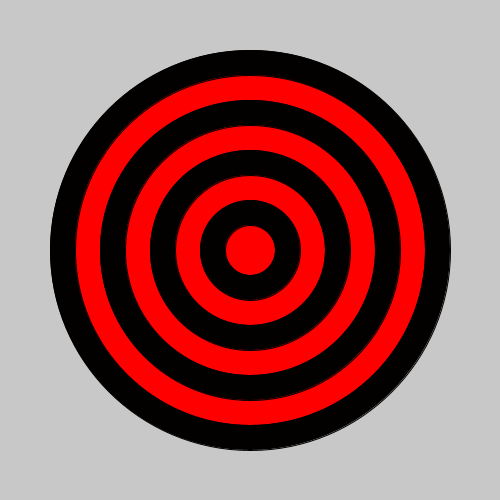
Frame 1 (no input)
Frame 60 (the mouse pressed at the canvas centre just before this capture): identical to frame 1, image omitted
Frame 120 (the mouse held since frame 60 and released just before this capture): identical to frame 1, image omitted

The Processing sketch that drew this single still picture (run headless with seeded random() and noise(); from frame 60 on, the mouse is pressed at the canvas centre):

// Processing sketch: bullseye
// ── bullseye.pde
void setup(){
size(500,500);  
}
void draw() {
background(200,200,200);
for (int i = 8; i > 0; i--){
  if (i % 2 == 0) {
    fill(#030000);
  } else {
    fill(#FF0000);
  }
ellipse(250,250, i*50, i*50);  
}}
